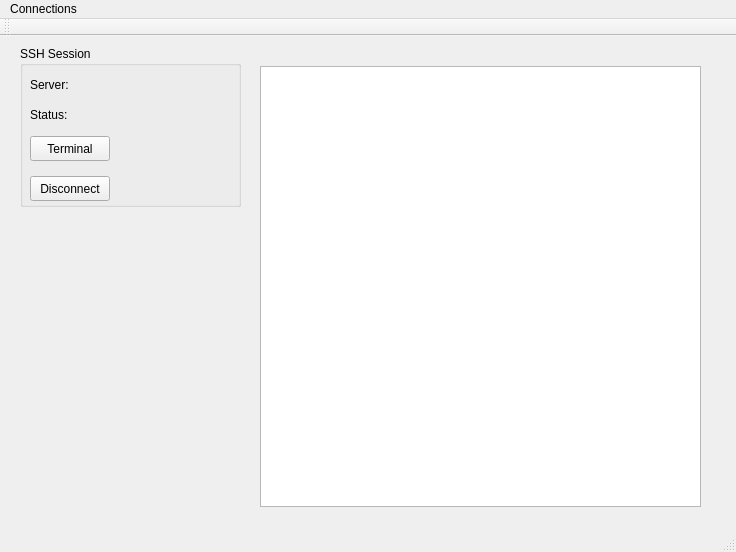
<?xml version="1.0" encoding="UTF-8"?>
<ui version="4.0">
 <class>HeilcalMainWindow</class>
 <widget class="QMainWindow" name="HeilcalMainWindow">
  <property name="geometry">
   <rect>
    <x>0</x>
    <y>0</y>
    <width>736</width>
    <height>552</height>
   </rect>
  </property>
  <property name="windowTitle">
   <string>HeilcalMainWindow</string>
  </property>
  <widget class="QWidget" name="centralWidget">
   <widget class="QGroupBox" name="groupBox">
    <property name="geometry">
     <rect>
      <x>20</x>
      <y>10</y>
      <width>221</width>
      <height>161</height>
     </rect>
    </property>
    <property name="title">
     <string>SSH Session</string>
    </property>
    <widget class="QLabel" name="statusLabel">
     <property name="geometry">
      <rect>
       <x>10</x>
       <y>60</y>
       <width>54</width>
       <height>17</height>
      </rect>
     </property>
     <property name="text">
      <string>Status:</string>
     </property>
    </widget>
    <widget class="QLabel" name="currentStatusLabel">
     <property name="geometry">
      <rect>
       <x>70</x>
       <y>60</y>
       <width>141</width>
       <height>17</height>
      </rect>
     </property>
     <property name="text">
      <string/>
     </property>
    </widget>
    <widget class="QPushButton" name="terminalButton">
     <property name="geometry">
      <rect>
       <x>10</x>
       <y>90</y>
       <width>80</width>
       <height>25</height>
      </rect>
     </property>
     <property name="text">
      <string>Terminal</string>
     </property>
    </widget>
    <widget class="QPushButton" name="disconnectServerButton">
     <property name="geometry">
      <rect>
       <x>10</x>
       <y>130</y>
       <width>80</width>
       <height>25</height>
      </rect>
     </property>
     <property name="text">
      <string>Disconnect</string>
     </property>
    </widget>
    <widget class="QLabel" name="serverLabel">
     <property name="geometry">
      <rect>
       <x>10</x>
       <y>30</y>
       <width>54</width>
       <height>17</height>
      </rect>
     </property>
     <property name="text">
      <string>Server:</string>
     </property>
    </widget>
    <widget class="QLabel" name="serverNameLabel">
     <property name="geometry">
      <rect>
       <x>70</x>
       <y>30</y>
       <width>141</width>
       <height>17</height>
      </rect>
     </property>
     <property name="text">
      <string/>
     </property>
    </widget>
   </widget>
   <widget class="QTextEdit" name="serverSessionLog">
    <property name="geometry">
     <rect>
      <x>260</x>
      <y>30</y>
      <width>441</width>
      <height>441</height>
     </rect>
    </property>
   </widget>
  </widget>
  <widget class="QMenuBar" name="menuBar">
   <property name="geometry">
    <rect>
     <x>0</x>
     <y>0</y>
     <width>736</width>
     <height>22</height>
    </rect>
   </property>
   <widget class="QMenu" name="menuConnections">
    <property name="title">
     <string>Connections</string>
    </property>
    <addaction name="actionEdit"/>
   </widget>
   <addaction name="menuConnections"/>
  </widget>
  <widget class="QToolBar" name="mainToolBar">
   <attribute name="toolBarArea">
    <enum>TopToolBarArea</enum>
   </attribute>
   <attribute name="toolBarBreak">
    <bool>false</bool>
   </attribute>
  </widget>
  <widget class="QStatusBar" name="statusBar"/>
  <action name="actionEdit">
   <property name="text">
    <string>Edit</string>
   </property>
  </action>
 </widget>
 <layoutdefault spacing="6" margin="11"/>
 <resources/>
 <connections/>
</ui>
